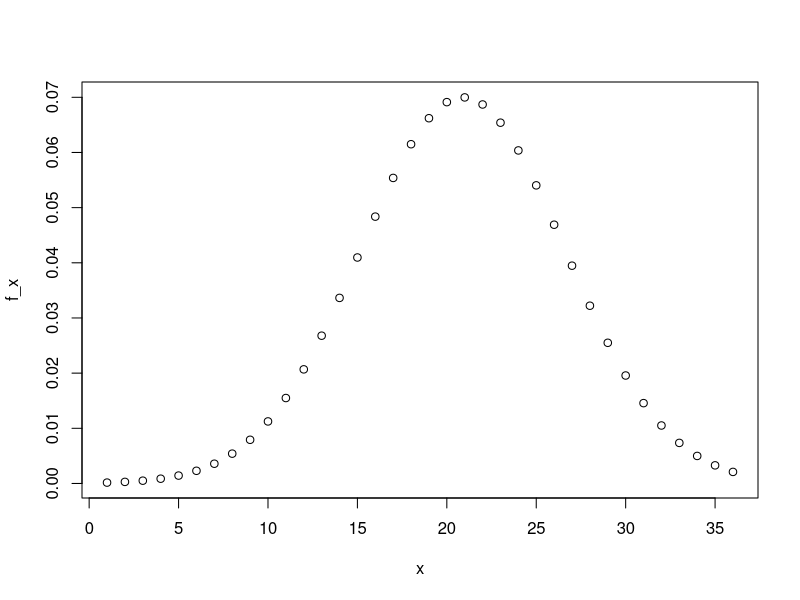
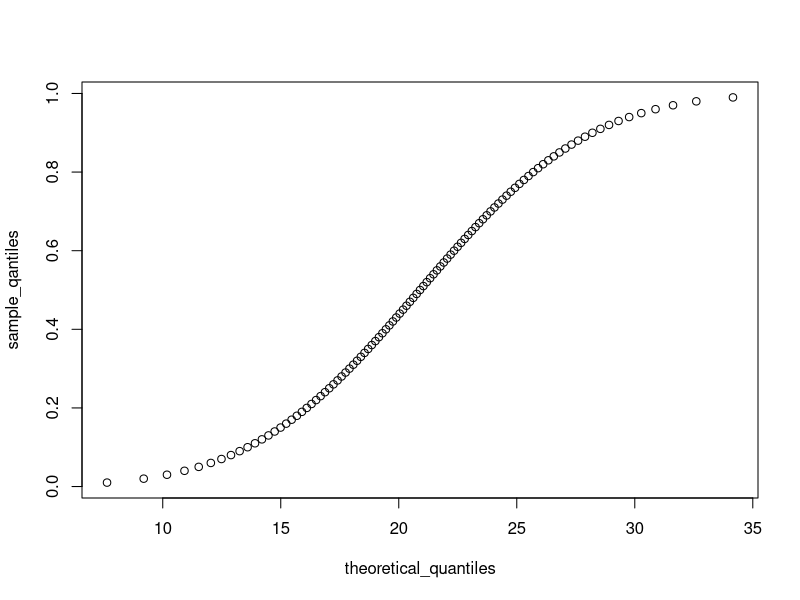

Write R code to recreate these figures, in order.
library(gtools)

set.seed(16, sample.kind = "Rounding")
act_scores <- rnorm(10000, 20.9, 5.7)


# Q1.
# a)
avg <- mean(act_scores)
avg
# b)
s <- sd(act_scores)
s
# c)
sum(act_scores >= 36)
# d)
sum(act_scores > 30)/length(act_scores)
# e)
sum(act_scores <= 10)/length(act_scores)

# Q2.
x <- seq(1:36)
f_x <- dnorm(x, 20.9, 5.7)
plot(x, f_x)

# Q3.
# a)
z_scores <- (act_scores - avg)/s
sum(z_scores >= 2)/length(z_scores)
# b)
avg+2*s
# c)
qnorm(0.975, avg, s)

# Q4.
# a)
ceiling(qnorm(0.95, avg, s))
# b)
qnorm(0.95, 20.9, 5.7)
# c)
sample_qantiles <- seq(0.01, 0.99, 0.01)
quantile(act_scores, sample_qantiles)
# d)
theoretical_quantiles <- qnorm(sample_qantiles, 20.9, 5.7)
theoretical_quantiles
qqplot(x = theoretical_quantiles, y =  sample_qantiles)









